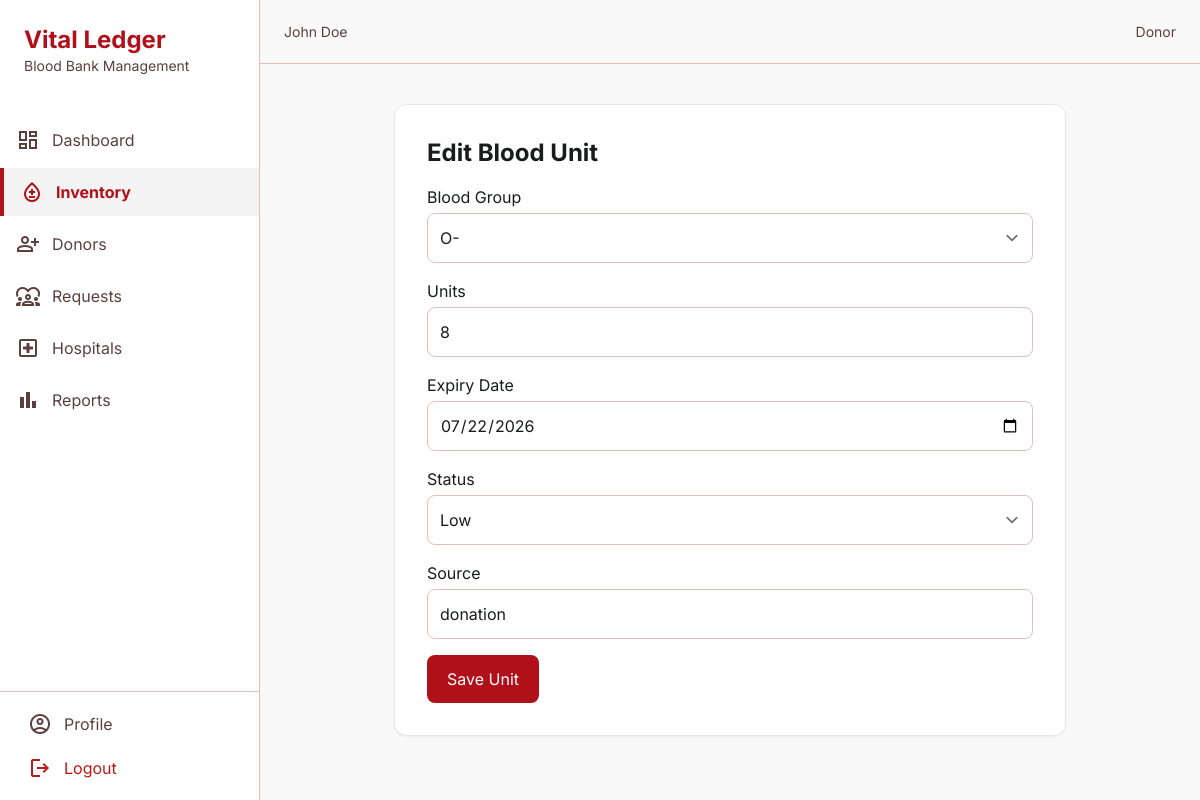
The app's page /inventory/edit/2 (signed in) with its own data.
### app/models/models.py (models this page shows, shortened)
class User(db.Model, UserMixin):
    __tablename__ = "users"
    id = db.Column(db.Integer, primary_key=True)
    full_name = db.Column(db.String(120), nullable=False)
    email = db.Column(db.String(120), unique=True, nullable=False)
    password_hash = db.Column(db.String(255), nullable=False)
    role = db.Column(db.String(20), nullable=False, default=UserRole.DONOR.value)
    phone = db.Column(db.String(30))
    address = db.Column(db.Text)
    profile_picture = db.Column(db.String(255))
    is_active = db.Column(db.Boolean, default=True)
    email_verified = db.Column(db.Boolean, default=False)
    created_at = db.Column(db.DateTime, default=datetime.utcnow)
    donor_profile = db.relationship("Donor", back_populates="user", uselist=False)
    hospital = db.relationship("Hospital", back_populates="user", uselist=False)

class BloodUnit(db.Model):
    __tablename__ = "blood_units"
    id = db.Column(db.Integer, primary_key=True)
    blood_group = db.Column(db.String(10), nullable=False)
    units = db.Column(db.Integer, nullable=False, default=0)
    expiry_date = db.Column(db.Date, nullable=False)
    status = db.Column(db.String(30), default="available")
    source = db.Column(db.String(50), default="donation")
    created_at = db.Column(db.DateTime, default=datetime.utcnow)

### app/inventory/routes.py (the view, shortened to what this page needs)
@inventory_bp.route("/inventory/edit/<int:unit_id>", methods=["GET", "POST"])
@login_required
def edit_stock(unit_id):
    unit = BloodUnit.query.get_or_404(unit_id)
    form = BloodUnitForm(obj=unit)
    return render_template("inventory/edit_stock.html", form=form, unit=unit)

### app/forms/forms.py
class BloodUnitForm(FlaskForm):
    blood_group = SelectField("Blood Group", choices=[("A+", "A+"), ("A-", "A-"), ("B+", "B+"), ("B-", "B-"), ("AB+", "AB+"), ("AB-", "AB-"), ("O+", "O+"), ("O-", "O-")])
    units = IntegerField("Units", validators=[DataRequired()])
    expiry_date = DateField("Expiry Date", validators=[DataRequired()])
    status = SelectField("Status", choices=[("available", "Available"), ("low", "Low"), ("expired", "Expired")])
    source = StringField("Source")
    submit = SubmitField("Save Unit")

### app/templates/inventory/edit_stock.html (shortened to what this page needs)
{% extends 'base.html' %}
{% block content %}
<div class="max-w-2xl mx-auto bg-surface-container-lowest rounded-xl border p-8 shadow-sm">
  <h2 class="text-2xl font-bold mb-4">Edit Blood Unit</h2>
  <form method="post" novalidate>
    <div class="space-y-4">
      <div>{{ form.blood_group.label(class_='block mb-1') }}{{ form.blood_group(class_='w-full rounded-lg border border-outline-variant p-3') }}</div>
      <div>{{ form.units.label(class_='block mb-1') }}{{ form.units(class_='w-full rounded-lg border border-outline-variant p-3') }}</div>
      <div>{{ form.expiry_date.label(class_='block mb-1') }}{{ form.expiry_date(class_='w-full rounded-lg border border-outline-variant p-3') }}</div>
      <div>{{ form.status.label(class_='block mb-1') }}{{ form.status(class_='w-full rounded-lg border border-outline-variant p-3') }}</div>
      <div>{{ form.source.label(class_='block mb-1') }}{{ form.source(class_='w-full rounded-lg border border-outline-variant p-3') }}</div>
      <button type="submit" class="bg-primary text-on-primary px-5 py-3 rounded-lg">{{ form.submit.label.text }}</button>
    </div>
  </form>
</div>
{% endblock %}

### app/templates/base.html (shortened to what this page needs)
<!DOCTYPE html>
<html lang="en" class="light">
  <head>
    <script src="https://cdn.tailwindcss.com?plugins=forms,container-queries"></script>
    <script id="tailwind-config">
      tailwind.config = {
        darkMode: "class",
        theme: { extend: {
          colors: {
            "surface-bright": "#f9f9f9",
            "inverse-primary": "#ffb3ac",
            "on-primary-fixed-variant": "#930010",
            "secondary-fixed-dim": "#a5c8ff",
            "secondary-container": "#54a0fe",
            "on-primary-fixed": "#410003",
            "on-tertiary": "#ffffff",
            "background": "#f9f9f9",
            "on-error-container": "#93000a",
            "primary-fixed-dim": "#ffb3ac",
            "surface-tint": "#ba1a20",
            "secondary-fixed": "#d4e3ff",
            "tertiary-fixed-dim": "#82db7e",
            "primary": "#af101a",
            "on-primary-container": "#fff2f0",
            "on-secondary-fixed-variant": "#004786",
            "on-tertiary-fixed": "#002204",
            "surface-dim": "#dadada",
            "on-primary": "#ffffff",
            "outline-variant": "#e4beba",
            "inverse-surface": "#2f3131",
            "secondary": "#005faf",
            "outline": "#8f6f6c",
            "on-tertiary-fixed-variant": "#005312",
            "surface-container-high": "#e8e8e8",
            "on-tertiary-container": "#daffd1",
            "tertiary-container": "#298030",
            "on-surface": "#1a1c1c",
            "on-surface-variant": "#5b403d",
            "error-container": "#ffdad6",
            "tertiary": "#016619",
            "primary-container": "#d32f2f",
            "surface-container-lowest": "#ffffff",
            "error": "#ba1a1a",
            "on-error": "#ffffff",
            "on-secondary-fixed": "#001c3a",
            "on-secondary": "#ffffff",
            "surface-container-low": "#f3f3f3",
            "on-background": "#1a1c1c",
            "surface-variant": "#e2e2e2",
            "inverse-on-surface": "#f1f1f1",
            "primary-fixed": "#ffdad6",
            "surface": "#f9f9f9",
            "surface-container": "#eeeeee",
            "on-secondary-container": "#003567",
            "tertiary-fixed": "#9df898",
            "surface-container-highest": "#e2e2e2"
          },
          spacing: { gutter: "24px", sidebarWidth: "260px" },
          fontFamily: { Inter: ["Inter", "sans-serif"] }
        }}}
    </script>
  </head>
  <body class="bg-background text-on-surface">
    <aside class="fixed h-full w-[260px] left-0 top-0 flex flex-col bg-surface-container-lowest shadow-sm border-r border-outline-variant z-50">
      <div class="p-6">
        <h1 class="font-bold text-primary text-2xl">Vital Ledger</h1>
        <p class="text-sm text-on-surface-variant">Blood Bank Management</p>
      </div>
      <nav class="flex-1 mt-4 space-y-1">
        <a class="flex items-center gap-3 py-3 px-4 hover:bg-surface-container-high transition-colors {% if request.endpoint == 'admin.dashboard' %}text-primary font-bold border-l-4 border-primary bg-surface-container-low{% else %}text-on-surface-variant{% endif %}" href="{{ url_for('admin.dashboard') }}"><span class="material-symbols-outlined">dashboard</span>Dashboard</a>
        <a class="flex items-center gap-3 py-3 px-4 hover:bg-surface-container-high transition-colors {% if request.endpoint.startswith('inventory') %}text-primary font-bold border-l-4 border-primary bg-surface-container-low{% else %}text-on-surface-variant{% endif %}" href="{{ url_for('inventory.inventory') }}"><span class="material-symbols-outlined">bloodtype</span>Inventory</a>
        <a class="flex items-center gap-3 py-3 px-4 hover:bg-surface-container-high transition-colors {% if request.endpoint.startswith('donor') %}text-primary font-bold border-l-4 border-primary bg-surface-container-low{% else %}text-on-surface-variant{% endif %}" href="{{ url_for('donor.donors') }}"><span class="material-symbols-outlined">person_add</span>Donors</a>
        <a class="flex items-center gap-3 py-3 px-4 hover:bg-surface-container-high transition-colors {% if request.endpoint.startswith('request') %}text-primary font-bold border-l-4 border-primary bg-surface-container-low{% else %}text-on-surface-variant{% endif %}" href="{{ url_for('request.requests') }}"><span class="material-symbols-outlined">diversity_1</span>Requests</a>
        <a class="flex items-center gap-3 py-3 px-4 hover:bg-surface-container-high transition-colors {% if request.endpoint.startswith('hospital') %}text-primary font-bold border-l-4 border-primary bg-surface-container-low{% else %}text-on-surface-variant{% endif %}" href="{{ url_for('hospital.hospitals') }}"><span class="material-symbols-outlined">local_hospital</span>Hospitals</a>
        <a class="flex items-center gap-3 py-3 px-4 hover:bg-surface-container-high transition-colors {% if request.endpoint.startswith('reports') %}text-primary font-bold border-l-4 border-primary bg-surface-container-low{% else %}text-on-surface-variant{% endif %}" href="{{ url_for('reports.reports') }}"><span class="material-symbols-outlined">bar_chart</span>Reports</a>
      </nav>
      <div class="border-t border-outline-variant p-3 space-y-1">
        <a class="flex items-center gap-3 py-2 px-4 text-on-surface-variant hover:bg-surface-container-high transition-colors rounded-lg" href="{{ url_for('admin.profile') }}"><span class="material-symbols-outlined">account_circle</span>Profile</a>
        <a class="flex items-center gap-3 py-2 px-4 text-error hover:bg-error-container transition-colors rounded-lg" href="{{ url_for('auth.logout') }}"><span class="material-symbols-outlined">logout</span>Logout</a>
      </div>
    </aside>
    <header class="fixed top-0 right-0 w-[calc(100%-260px)] h-16 bg-surface-bright border-b border-outline-variant z-40 flex justify-between items-center px-6">
      <div class="text-sm text-on-surface-variant">{{ current_user.full_name if current_user.is_authenticated else 'Guest' }}</div>
      <div class="flex items-center gap-3">
        <span class="text-sm text-on-surface-variant">{{ current_user.role|title if current_user.is_authenticated else '' }}</span>
      </div>
    </header>
    <main class="ml-[260px] pt-20 min-h-screen">
      <div class="p-6 max-w-7xl mx-auto">
        {% block content %}{% endblock %}
      </div>
    </main>
  </body>
</html>

### app/templates/base.html (style rules this page uses)
body { font-family: 'Inter', sans-serif; }
.material-symbols-outlined { font-variation-settings: 'FILL' 0, 'wght' 400, 'GRAD' 0, 'opsz' 24; vertical-align: middle; }

### records on screen
User: is_active+full_name "John Doe", role "Donor"
BloodUnit: blood_group "O-", units "8", expiry_date "07/22/2026", status "Low", source "donation"
